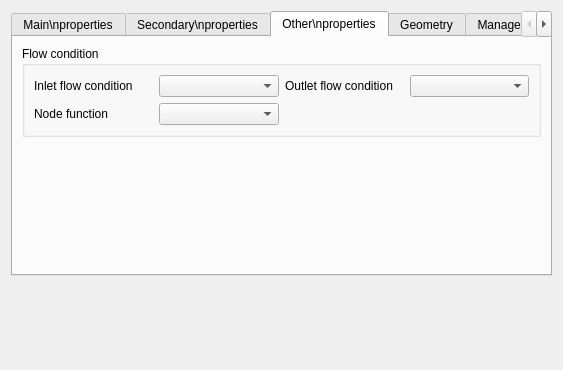
<?xml version="1.0" encoding="UTF-8"?>
<ui version="4.0">
 <class>Form_base3_ud</class>
 <widget class="QWidget" name="Form_base3_ud">
  <property name="geometry">
   <rect>
    <x>0</x>
    <y>0</y>
    <width>563</width>
    <height>370</height>
   </rect>
  </property>
  <property name="windowTitle">
   <string>Form</string>
  </property>
  <layout class="QVBoxLayout" name="verticalLayout">
   <item>
    <widget class="QTabWidget" name="tabWidget_2">
     <property name="currentIndex">
      <number>2</number>
     </property>
     <widget class="QWidget" name="tab_6">
      <attribute name="title">
       <string>Main\nproperties</string>
      </attribute>
      <layout class="QVBoxLayout" name="verticalLayout_3">
       <item>
        <widget class="QFrame" name="frame">
         <property name="frameShape">
          <enum>QFrame::StyledPanel</enum>
         </property>
         <property name="frameShadow">
          <enum>QFrame::Raised</enum>
         </property>
         <layout class="QGridLayout" name="gridLayout">
          <item row="0" column="0">
           <widget class="QLabel" name="label_2">
            <property name="text">
             <string>Network type</string>
            </property>
            <property name="wordWrap">
             <bool>true</bool>
            </property>
           </widget>
          </item>
          <item row="2" column="3">
           <widget class="QLabel" name="label_3">
            <property name="text">
             <string>Accessibility</string>
            </property>
            <property name="wordWrap">
             <bool>true</bool>
            </property>
           </widget>
          </item>
          <item row="2" column="0">
           <widget class="QLabel" name="label_8">
            <property name="text">
             <string>Location</string>
            </property>
            <property name="wordWrap">
             <bool>true</bool>
            </property>
           </widget>
          </item>
          <item row="0" column="1">
           <widget class="QComboBox" name="networktype"/>
          </item>
          <item row="2" column="1">
           <widget class="QComboBox" name="location"/>
          </item>
          <item row="6" column="0">
           <widget class="QLabel" name="label_25">
            <property name="text">
             <string>Cover shape</string>
            </property>
            <property name="wordWrap">
             <bool>true</bool>
            </property>
           </widget>
          </item>
          <item row="6" column="1">
           <widget class="QComboBox" name="manholecovershape"/>
          </item>
          <item row="1" column="0">
           <widget class="QLabel" name="label">
            <property name="text">
             <string>Node type</string>
            </property>
            <property name="wordWrap">
             <bool>true</bool>
            </property>
           </widget>
          </item>
          <item row="1" column="1">
           <widget class="QComboBox" name="nodetype"/>
          </item>
          <item row="1" column="3">
           <widget class="QLabel" name="label_54">
            <property name="text">
             <string>Node subtype</string>
            </property>
            <property name="wordWrap">
             <bool>true</bool>
            </property>
           </widget>
          </item>
          <item row="1" column="4">
           <widget class="QComboBox" name="nodesubtype"/>
          </item>
          <item row="2" column="4">
           <widget class="QComboBox" name="accessibility"/>
          </item>
         </layout>
        </widget>
       </item>
       <item>
        <widget class="QFrame" name="frame_2">
         <property name="frameShape">
          <enum>QFrame::StyledPanel</enum>
         </property>
         <property name="frameShadow">
          <enum>QFrame::Raised</enum>
         </property>
         <layout class="QHBoxLayout" name="horizontalLayout">
          <item>
           <widget class="QLabel" name="label_7">
            <property name="text">
             <string>Comments</string>
            </property>
           </widget>
          </item>
          <item>
           <widget class="QTextBrowser" name="comment">
            <property name="maximumSize">
             <size>
              <width>16777215</width>
              <height>60</height>
             </size>
            </property>
            <property name="readOnly">
             <bool>false</bool>
            </property>
           </widget>
          </item>
         </layout>
        </widget>
       </item>
      </layout>
     </widget>
     <widget class="QWidget" name="tab_7">
      <attribute name="title">
       <string>Secondary\nproperties</string>
      </attribute>
      <layout class="QVBoxLayout" name="verticalLayout_4">
       <item>
        <widget class="QStackedWidget" name="stackedWidget">
         <property name="currentIndex">
          <number>3</number>
         </property>
         <widget class="QWidget" name="Regard">
          <layout class="QGridLayout" name="gridLayout_2">
           <item row="3" column="0">
            <widget class="QLabel" name="label_36">
             <property name="text">
              <string>Low flow channel presence</string>
             </property>
            </widget>
           </item>
           <item row="1" column="1">
            <widget class="QComboBox" name="presencehandle"/>
           </item>
           <item row="0" column="0">
            <widget class="QLabel" name="label_26">
             <property name="text">
              <string>Steps presence</string>
             </property>
            </widget>
           </item>
           <item row="3" column="1">
            <widget class="QComboBox" name="presencelowflowchannel"/>
           </item>
           <item row="0" column="1">
            <widget class="QComboBox" name="presencesteps"/>
           </item>
           <item row="1" column="0">
            <widget class="QLabel" name="label_27">
             <property name="text">
              <string>Handle presence</string>
             </property>
            </widget>
           </item>
           <item row="2" column="1">
            <widget class="QComboBox" name="manholeshape"/>
           </item>
           <item row="2" column="0">
            <widget class="QLabel" name="label_30">
             <property name="text">
              <string>Manhole shape</string>
             </property>
            </widget>
           </item>
           <item row="4" column="0">
            <widget class="QLabel" name="label_4">
             <property name="text">
              <string>Material</string>
             </property>
            </widget>
           </item>
           <item row="4" column="1">
            <widget class="QComboBox" name="manholematerial"/>
           </item>
          </layout>
         </widget>
         <widget class="QWidget" name="branchement">
          <layout class="QGridLayout" name="gridLayout_5">
           <item row="0" column="0">
            <widget class="QLabel" name="label_5">
             <property name="text">
              <string>Siphoid partition</string>
             </property>
            </widget>
           </item>
           <item row="2" column="0">
            <widget class="QLabel" name="label_6">
             <property name="text">
              <string>Tip</string>
             </property>
            </widget>
           </item>
           <item row="2" column="1">
            <widget class="QComboBox" name="presencelid"/>
           </item>
           <item row="0" column="1">
            <widget class="QComboBox" name="presencesiphoidpartition"/>
           </item>
           <item row="1" column="0">
            <widget class="QLabel" name="label_11">
             <property name="text">
              <string>Lateral user type</string>
             </property>
            </widget>
           </item>
           <item row="1" column="1">
            <widget class="QComboBox" name="lateralusercategory"/>
           </item>
          </layout>
         </widget>
         <widget class="QWidget" name="refoulement">
          <layout class="QVBoxLayout" name="verticalLayout_2">
           <property name="spacing">
            <number>3</number>
           </property>
           <property name="leftMargin">
            <number>3</number>
           </property>
           <property name="topMargin">
            <number>3</number>
           </property>
           <property name="rightMargin">
            <number>3</number>
           </property>
           <property name="bottomMargin">
            <number>3</number>
           </property>
           <item>
            <widget class="QTabWidget" name="tabWidget">
             <property name="currentIndex">
              <number>4</number>
             </property>
             <widget class="QWidget" name="tab_5">
              <attribute name="title">
               <string>Exterior</string>
              </attribute>
              <layout class="QGridLayout" name="gridLayout_11">
               <item row="1" column="0">
                <widget class="QLabel" name="label_43">
                 <property name="text">
                  <string>Locked site</string>
                 </property>
                 <property name="wordWrap">
                  <bool>true</bool>
                 </property>
                </widget>
               </item>
               <item row="0" column="0">
                <widget class="QLabel" name="label_42">
                 <property name="text">
                  <string>Fence presence</string>
                 </property>
                 <property name="wordWrap">
                  <bool>true</bool>
                 </property>
                </widget>
               </item>
               <item row="1" column="1">
                <widget class="QComboBox" name="pslocked"/>
               </item>
               <item row="0" column="1">
                <widget class="QComboBox" name="psfence"/>
               </item>
               <item row="2" column="0">
                <widget class="QLabel" name="label_9">
                 <property name="text">
                  <string>H2S treatment</string>
                 </property>
                </widget>
               </item>
               <item row="2" column="1">
                <widget class="QComboBox" name="psh2streatment"/>
               </item>
              </layout>
             </widget>
             <widget class="QWidget" name="tab">
              <attribute name="title">
               <string>Electrical cabinet</string>
              </attribute>
              <layout class="QGridLayout" name="gridLayout_8">
               <item row="3" column="0">
                <widget class="QLabel" name="label_40">
                 <property name="text">
                  <string>Remote monitoring comments</string>
                 </property>
                 <property name="wordWrap">
                  <bool>true</bool>
                 </property>
                </widget>
               </item>
               <item row="0" column="1">
                <widget class="QComboBox" name="pseleccabinet"/>
               </item>
               <item row="0" column="0">
                <widget class="QLabel" name="label_32">
                 <property name="text">
                  <string>Elec. cab presence</string>
                 </property>
                 <property name="wordWrap">
                  <bool>true</bool>
                 </property>
                </widget>
               </item>
               <item row="2" column="0">
                <widget class="QLabel" name="label_34">
                 <property name="text">
                  <string>Remote monitoring</string>
                 </property>
                 <property name="wordWrap">
                  <bool>true</bool>
                 </property>
                </widget>
               </item>
               <item row="2" column="1">
                <widget class="QComboBox" name="psremotemonitoring"/>
               </item>
               <item row="3" column="1">
                <widget class="QTextBrowser" name="psremotemonitoringcomment">
                 <property name="maximumSize">
                  <size>
                   <width>16777215</width>
                   <height>50</height>
                  </size>
                 </property>
                 <property name="readOnly">
                  <bool>false</bool>
                 </property>
                </widget>
               </item>
               <item row="1" column="1">
                <widget class="QComboBox" name="pseleccabinetlocked"/>
               </item>
               <item row="1" column="0">
                <widget class="QLabel" name="label_44">
                 <property name="text">
                  <string>Elec. cab locked</string>
                 </property>
                 <property name="wordWrap">
                  <bool>true</bool>
                 </property>
                </widget>
               </item>
               <item row="4" column="0">
                <widget class="QLabel" name="label_45">
                 <property name="text">
                  <string>Pump switching controller</string>
                 </property>
                 <property name="wordWrap">
                  <bool>true</bool>
                 </property>
                </widget>
               </item>
               <item row="4" column="1">
                <widget class="QComboBox" name="pspumpswitchingcontroller"/>
               </item>
              </layout>
             </widget>
             <widget class="QWidget" name="tab_2">
              <attribute name="title">
               <string>Interior</string>
              </attribute>
              <layout class="QGridLayout" name="gridLayout_9">
               <item row="5" column="0">
                <widget class="QLabel" name="label_39">
                 <property name="text">
                  <string>Overflow</string>
                 </property>
                 <property name="wordWrap">
                  <bool>true</bool>
                 </property>
                </widget>
               </item>
               <item row="3" column="1" colspan="2">
                <widget class="QComboBox" name="pspumpswitchingcontrollertype"/>
               </item>
               <item row="4" column="0">
                <widget class="QLabel" name="label_33">
                 <property name="text">
                  <string>Float</string>
                 </property>
                 <property name="wordWrap">
                  <bool>true</bool>
                 </property>
                </widget>
               </item>
               <item row="5" column="1" colspan="2">
                <widget class="QComboBox" name="psoverflow"/>
               </item>
               <item row="3" column="0">
                <widget class="QLabel" name="label_41">
                 <property name="text">
                  <string>Pump switching controller type</string>
                 </property>
                 <property name="wordWrap">
                  <bool>true</bool>
                 </property>
                </widget>
               </item>
               <item row="4" column="1">
                <widget class="QSpinBox" name="psfloatnumber">
                 <property name="minimum">
                  <number>-1</number>
                 </property>
                </widget>
               </item>
               <item row="0" column="1" colspan="2">
                <widget class="QComboBox" name="psmaterial"/>
               </item>
               <item row="4" column="2">
                <widget class="QToolButton" name="toolButton_poires">
                 <property name="text">
                  <string>...</string>
                 </property>
                </widget>
               </item>
               <item row="0" column="0">
                <widget class="QLabel" name="label_31">
                 <property name="text">
                  <string>Material</string>
                 </property>
                 <property name="wordWrap">
                  <bool>true</bool>
                 </property>
                </widget>
               </item>
               <item row="1" column="0">
                <widget class="QLabel" name="label_46">
                 <property name="text">
                  <string>Fall protection gratings presence</string>
                 </property>
                 <property name="wordWrap">
                  <bool>true</bool>
                 </property>
                </widget>
               </item>
               <item row="1" column="1" colspan="2">
                <widget class="QComboBox" name="psfallprotectiongratings"/>
               </item>
               <item row="2" column="0">
                <widget class="QLabel" name="label_47">
                 <property name="text">
                  <string>Inlet screen presence</string>
                 </property>
                 <property name="wordWrap">
                  <bool>true</bool>
                 </property>
                </widget>
               </item>
               <item row="2" column="1" colspan="2">
                <widget class="QComboBox" name="psinletscreen"/>
               </item>
              </layout>
             </widget>
             <widget class="QWidget" name="tab_4">
              <attribute name="title">
               <string>Pumps</string>
              </attribute>
              <layout class="QGridLayout" name="gridLayout_10">
               <item row="2" column="1">
                <widget class="QSpinBox" name="pspumpnumber">
                 <property name="minimum">
                  <number>-1</number>
                 </property>
                </widget>
               </item>
               <item row="2" column="0">
                <widget class="QLabel" name="label_35">
                 <property name="text">
                  <string>Pumps number</string>
                 </property>
                 <property name="wordWrap">
                  <bool>true</bool>
                 </property>
                </widget>
               </item>
               <item row="2" column="2">
                <widget class="QToolButton" name="toolButton_pompes">
                 <property name="text">
                  <string>...</string>
                 </property>
                </widget>
               </item>
               <item row="0" column="1" colspan="2">
                <widget class="QComboBox" name="psguiderail"/>
               </item>
               <item row="0" column="0">
                <widget class="QLabel" name="label_48">
                 <property name="text">
                  <string>Guide rail presence</string>
                 </property>
                 <property name="wordWrap">
                  <bool>true</bool>
                 </property>
                </widget>
               </item>
               <item row="1" column="0">
                <widget class="QLabel" name="label_50">
                 <property name="text">
                  <string>Pump lifting chain presence</string>
                 </property>
                 <property name="wordWrap">
                  <bool>true</bool>
                 </property>
                </widget>
               </item>
               <item row="1" column="1" colspan="2">
                <widget class="QComboBox" name="pspumpliftingchain"/>
               </item>
              </layout>
             </widget>
             <widget class="QWidget" name="tab_3">
              <attribute name="title">
               <string>Valve chamber</string>
              </attribute>
              <layout class="QGridLayout" name="gridLayout_12">
               <item row="1" column="1">
                <widget class="QComboBox" name="psgatevalve"/>
               </item>
               <item row="1" column="0">
                <widget class="QLabel" name="label_51">
                 <property name="text">
                  <string>Check valve presence</string>
                 </property>
                 <property name="wordWrap">
                  <bool>true</bool>
                 </property>
                </widget>
               </item>
               <item row="0" column="0">
                <widget class="QLabel" name="label_49">
                 <property name="text">
                  <string>Gate valve presence </string>
                 </property>
                 <property name="wordWrap">
                  <bool>true</bool>
                 </property>
                </widget>
               </item>
               <item row="0" column="1">
                <widget class="QComboBox" name="pscheckvalve"/>
               </item>
               <item row="2" column="0">
                <widget class="QLabel" name="label_52">
                 <property name="text">
                  <string>Pressure port presence</string>
                 </property>
                 <property name="wordWrap">
                  <bool>true</bool>
                 </property>
                </widget>
               </item>
               <item row="2" column="1">
                <widget class="QComboBox" name="pspressureport"/>
               </item>
              </layout>
             </widget>
            </widget>
           </item>
          </layout>
         </widget>
         <widget class="QWidget" name="deshuileur">
          <layout class="QGridLayout" name="gridLayout_7">
           <item row="2" column="1">
            <widget class="QComboBox" name="presencecontroller"/>
           </item>
           <item row="1" column="1">
            <widget class="QComboBox" name="psremotemonitoring_2"/>
           </item>
           <item row="1" column="0">
            <widget class="QLabel" name="label_37">
             <property name="text">
              <string>Alarm presence</string>
             </property>
            </widget>
           </item>
           <item row="2" column="0">
            <widget class="QLabel" name="label_38">
             <property name="text">
              <string>Controller presence</string>
             </property>
            </widget>
           </item>
           <item row="0" column="0">
            <widget class="QLabel" name="label_53">
             <property name="text">
              <string>Material</string>
             </property>
            </widget>
           </item>
           <item row="0" column="1">
            <widget class="QComboBox" name="psmaterial_2"/>
           </item>
          </layout>
         </widget>
         <widget class="QWidget" name="avaloir">
          <layout class="QGridLayout" name="gridLayout_4">
           <item row="0" column="0">
            <widget class="QLabel" name="label_10">
             <property name="text">
              <string>Sediment trap</string>
             </property>
            </widget>
           </item>
           <item row="0" column="1">
            <widget class="QComboBox" name="sedimenttrap"/>
           </item>
          </layout>
         </widget>
         <widget class="QWidget" name="autre"/>
        </widget>
       </item>
      </layout>
     </widget>
     <widget class="QWidget" name="tab_10">
      <attribute name="title">
       <string>Other\nproperties</string>
      </attribute>
      <layout class="QVBoxLayout" name="verticalLayout_6">
       <item>
        <widget class="QGroupBox" name="groupBox">
         <property name="title">
          <string>Flow condition</string>
         </property>
         <layout class="QGridLayout" name="gridLayout_13">
          <item row="0" column="2">
           <widget class="QLabel" name="label_13">
            <property name="text">
             <string>Outlet flow condition</string>
            </property>
           </widget>
          </item>
          <item row="0" column="0">
           <widget class="QLabel" name="label_12">
            <property name="text">
             <string>Inlet flow condition</string>
            </property>
           </widget>
          </item>
          <item row="0" column="3">
           <widget class="QComboBox" name="flowconditiondownstream"/>
          </item>
          <item row="0" column="1">
           <widget class="QComboBox" name="flowconditionupstream"/>
          </item>
          <item row="1" column="0">
           <widget class="QLabel" name="label_14">
            <property name="text">
             <string>Node function</string>
            </property>
           </widget>
          </item>
          <item row="1" column="1">
           <widget class="QComboBox" name="systemfunction"/>
          </item>
         </layout>
        </widget>
       </item>
       <item>
        <spacer name="verticalSpacer_3">
         <property name="orientation">
          <enum>Qt::Vertical</enum>
         </property>
         <property name="sizeHint" stdset="0">
          <size>
           <width>20</width>
           <height>40</height>
          </size>
         </property>
        </spacer>
       </item>
      </layout>
     </widget>
     <widget class="QWidget" name="tab_8">
      <attribute name="title">
       <string>Geometry</string>
      </attribute>
      <layout class="QVBoxLayout" name="verticalLayout_5">
       <item>
        <widget class="QFrame" name="frame_5">
         <property name="frameShape">
          <enum>QFrame::StyledPanel</enum>
         </property>
         <property name="frameShadow">
          <enum>QFrame::Raised</enum>
         </property>
         <layout class="QGridLayout" name="gridLayout_6">
          <item row="3" column="1">
           <widget class="QDoubleSpinBox" name="lenght">
            <property name="minimum">
             <double>-1.000000000000000</double>
            </property>
            <property name="maximum">
             <double>999.000000000000000</double>
            </property>
           </widget>
          </item>
          <item row="3" column="5">
           <widget class="QToolButton" name="toolButton_largeur">
            <property name="text">
             <string>...</string>
            </property>
           </widget>
          </item>
          <item row="3" column="3">
           <widget class="QLabel" name="label_29">
            <property name="text">
             <string>Width</string>
            </property>
           </widget>
          </item>
          <item row="3" column="2">
           <widget class="QToolButton" name="toolButton_longueur">
            <property name="text">
             <string>...</string>
            </property>
           </widget>
          </item>
          <item row="3" column="0">
           <widget class="QLabel" name="label_28">
            <property name="text">
             <string>Lenght</string>
            </property>
           </widget>
          </item>
          <item row="3" column="4">
           <widget class="QDoubleSpinBox" name="width">
            <property name="minimum">
             <double>-1.000000000000000</double>
            </property>
            <property name="maximum">
             <double>999.000000000000000</double>
            </property>
           </widget>
          </item>
          <item row="0" column="0">
           <widget class="QLabel" name="label_24">
            <property name="text">
             <string>Depth </string>
            </property>
            <property name="wordWrap">
             <bool>true</bool>
            </property>
           </widget>
          </item>
          <item row="0" column="1">
           <widget class="QDoubleSpinBox" name="depthinvert">
            <property name="minimum">
             <double>-1.000000000000000</double>
            </property>
            <property name="maximum">
             <double>999.000000000000000</double>
            </property>
           </widget>
          </item>
          <item row="0" column="2">
           <widget class="QToolButton" name="toolButton_calc">
            <property name="text">
             <string>...</string>
            </property>
           </widget>
          </item>
         </layout>
        </widget>
       </item>
       <item>
        <widget class="QFrame" name="frame_3">
         <property name="frameShape">
          <enum>QFrame::StyledPanel</enum>
         </property>
         <property name="frameShadow">
          <enum>QFrame::Raised</enum>
         </property>
         <layout class="QGridLayout" name="gridLayout_3">
          <property name="leftMargin">
           <number>3</number>
          </property>
          <property name="topMargin">
           <number>3</number>
          </property>
          <property name="rightMargin">
           <number>3</number>
          </property>
          <property name="bottomMargin">
           <number>3</number>
          </property>
          <property name="spacing">
           <number>3</number>
          </property>
          <item row="1" column="2">
           <widget class="QLabel" name="label_21">
            <property name="text">
             <string>dY</string>
            </property>
           </widget>
          </item>
          <item row="0" column="3">
           <widget class="QDoubleSpinBox" name="Y">
            <property name="minimum">
             <double>-99.000000000000000</double>
            </property>
            <property name="maximum">
             <double>99999999.000000000000000</double>
            </property>
           </widget>
          </item>
          <item row="0" column="4">
           <widget class="QLabel" name="label_22">
            <property name="text">
             <string>Z cover</string>
            </property>
           </widget>
          </item>
          <item row="1" column="3">
           <widget class="QDoubleSpinBox" name="dY">
            <property name="minimum">
             <double>-1.000000000000000</double>
            </property>
            <property name="maximum">
             <double>999.000000000000000</double>
            </property>
           </widget>
          </item>
          <item row="0" column="2">
           <widget class="QLabel" name="label_18">
            <property name="text">
             <string>Y</string>
            </property>
           </widget>
          </item>
          <item row="0" column="0">
           <widget class="QLabel" name="label_15">
            <property name="text">
             <string>X</string>
            </property>
           </widget>
          </item>
          <item row="0" column="1">
           <widget class="QDoubleSpinBox" name="X">
            <property name="minimum">
             <double>-99.000000000000000</double>
            </property>
            <property name="maximum">
             <double>99999999.000000000000000</double>
            </property>
           </widget>
          </item>
          <item row="1" column="0">
           <widget class="QLabel" name="label_16">
            <property name="text">
             <string>dX</string>
            </property>
           </widget>
          </item>
          <item row="1" column="1">
           <widget class="QDoubleSpinBox" name="dX">
            <property name="minimum">
             <double>-1.000000000000000</double>
            </property>
            <property name="maximum">
             <double>999.000000000000000</double>
            </property>
           </widget>
          </item>
          <item row="0" column="5">
           <widget class="QDoubleSpinBox" name="Z">
            <property name="minimum">
             <double>-99.000000000000000</double>
            </property>
            <property name="maximum">
             <double>99999999.000000000000000</double>
            </property>
           </widget>
          </item>
          <item row="1" column="4">
           <widget class="QLabel" name="label_23">
            <property name="text">
             <string>dZ</string>
            </property>
           </widget>
          </item>
          <item row="1" column="5">
           <widget class="QDoubleSpinBox" name="dZ">
            <property name="minimum">
             <double>-1.000000000000000</double>
            </property>
            <property name="maximum">
             <double>999.000000000000000</double>
            </property>
           </widget>
          </item>
          <item row="4" column="0" colspan="6">
           <widget class="QPushButton" name="pushButton_getGPS">
            <property name="text">
             <string>GPS</string>
            </property>
           </widget>
          </item>
         </layout>
        </widget>
       </item>
       <item>
        <widget class="QFrame" name="frame_gps">
         <property name="frameShape">
          <enum>QFrame::StyledPanel</enum>
         </property>
         <property name="frameShadow">
          <enum>QFrame::Raised</enum>
         </property>
        </widget>
       </item>
       <item>
        <spacer name="verticalSpacer_2">
         <property name="orientation">
          <enum>Qt::Vertical</enum>
         </property>
         <property name="sizeHint" stdset="0">
          <size>
           <width>20</width>
           <height>40</height>
          </size>
         </property>
        </spacer>
       </item>
      </layout>
     </widget>
     <widget class="QWidget" name="tab_9">
      <attribute name="title">
       <string>Management</string>
      </attribute>
      <layout class="QGridLayout" name="gridLayout_24">
       <item row="0" column="0">
        <widget class="QLabel" name="label_94">
         <property name="text">
          <string>Owner</string>
         </property>
        </widget>
       </item>
       <item row="0" column="1">
        <widget class="QFrame" name="frame_owner">
         <property name="frameShape">
          <enum>QFrame::StyledPanel</enum>
         </property>
         <property name="frameShadow">
          <enum>QFrame::Raised</enum>
         </property>
         <layout class="QVBoxLayout" name="verticalLayout_14"/>
        </widget>
       </item>
       <item row="1" column="0">
        <widget class="QLabel" name="label_93">
         <property name="text">
          <string>Operator</string>
         </property>
        </widget>
       </item>
       <item row="1" column="1">
        <widget class="QFrame" name="frame_operator">
         <property name="frameShape">
          <enum>QFrame::StyledPanel</enum>
         </property>
         <property name="frameShadow">
          <enum>QFrame::Raised</enum>
         </property>
         <layout class="QVBoxLayout" name="verticalLayout_15"/>
        </widget>
       </item>
       <item row="2" column="0">
        <spacer name="verticalSpacer_7">
         <property name="orientation">
          <enum>Qt::Vertical</enum>
         </property>
         <property name="sizeHint" stdset="0">
          <size>
           <width>265</width>
           <height>161</height>
          </size>
         </property>
        </spacer>
       </item>
      </layout>
     </widget>
    </widget>
   </item>
   <item>
    <spacer name="verticalSpacer">
     <property name="orientation">
      <enum>Qt::Vertical</enum>
     </property>
     <property name="sizeHint" stdset="0">
      <size>
       <width>20</width>
       <height>40</height>
      </size>
     </property>
    </spacer>
   </item>
  </layout>
 </widget>
 <resources/>
 <connections/>
</ui>
